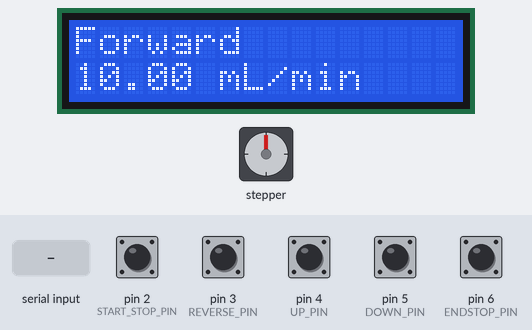
Simulated run of this program. Board: Arduino Nano, built for the host (arithmetic inside an expression is 32-bit, double 64-bit). Shown: 16×2 character LCD, stepper motor. The inputs (shaded band) are chosen by the test bench; at power-on: pin 2 (START_STOP_PIN), pin 3 (REVERSE_PIN), pin 4 (UP_PIN), pin 5 (DOWN_PIN), pin 6 (ENDSTOP_PIN) HIGH. Stepper angles assume 3200 steps per turn.

Above: at 1.2 s.
1.3 s: pin 3 (REVERSE_PIN) pulled LOW for 0.15 s
At 1.47 s:
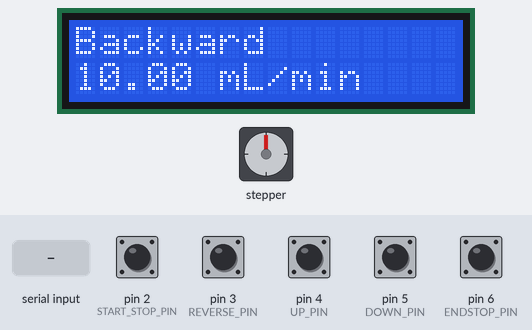
At 1.93 s:
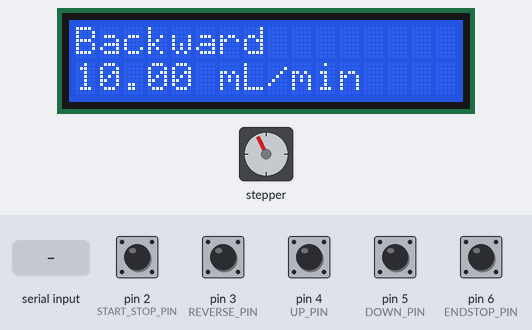
2.0 s: "Set\n" received over Serial
At 2.7 s:
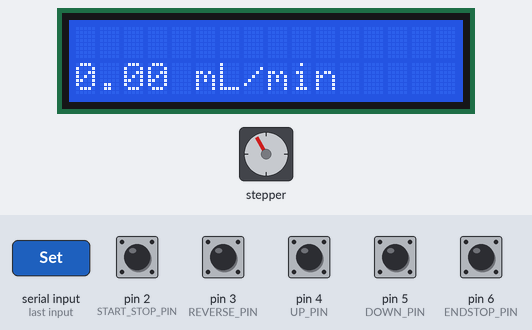
Timing chart, 0 to 5.0 s (numbered marks = the images above; inputs shaded):
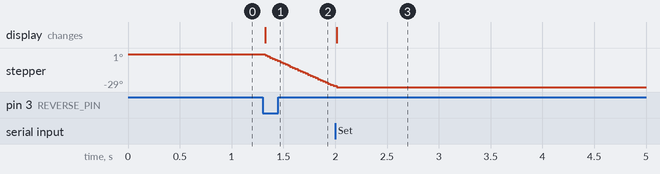

The program:

main.cpp
```cpp
#include <main.hpp>
// #define DEBUG

int dir;
int pos;
float rpm;
float flowrate;
bool stop_flag;
A4988 stepper(MOTOR_STEPS, DIR, STEP, SLEEP);
LiquidCrystal_I2C lcd(0x27, 16, 2); // set the LCD address to 0x27 for a 16 chars and 2 line display

typedef enum
{
    Operaten,
    Settings,
    Others
} MODE;

MODE mode = Operaten;

void setup()
{
    Serial.begin(BAUD_RATE);

    pinMode(START_STOP_PIN, INPUT_PULLUP);
    pinMode(REVERSE_PIN, INPUT_PULLUP);
    pinMode(UP_PIN, INPUT_PULLUP);
    pinMode(DOWN_PIN, INPUT_PULLUP);
    pinMode(ENDSTOP_PIN, INPUT_PULLUP);

    dir = 1;
    flowrate = 10;
    stop_flag = false;
    calcRPM(flowrate, &rpm);
    stepper.begin(rpm, MICROSTEPS);

    lcd.init(); // initialize the lcd
    lcd.backlight();
    lcd.clear();
    lcd.setCursor(0, 0);
    lcd.print("Forward");
    lcd.setCursor(0, 1);
    lcd.print(flowrate);
    lcd.print(" mL/min");

    // 原点位置を取得（エンドストップまで動かす）
    // findHomePosition()
}

void loop()
{
    static unsigned long previous_step = 0;
    unsigned long current_step = stepper.getStepsCompleted();

    if (current_step != previous_step)
    {
        previous_step = current_step;
        pos = (dir == 1) ? pos + 1 : pos - 1;
    }

    unsigned long next_action_interval = stepper.nextAction();

    if (next_action_interval > 100)
    {
        // lcd.clear();
        // lcd.print(next_action_interval);// 処理
    }

// button control
#define DEBOUNCE_DELAY 200
    static unsigned long last_button_press = 0;

    if ((millis() - last_button_press) > DEBOUNCE_DELAY)
    {
        if (digitalRead(START_STOP_PIN) == LOW)
        {
            if (stepper.getCurrentState() == stepper.STOPPED)
            {
                startPump();
            }
            else
            {
                stopPump();
            }
            last_button_press = millis();
        }

        if (digitalRead(REVERSE_PIN) == LOW)
        {
            reversePump();
            last_button_press = millis();
        }

        if (digitalRead(UP_PIN) == LOW)
        {
            unsigned long lastPressedTime = millis();
            while (digitalRead(UP_PIN) == LOW)
            {
                unsigned long currentTime = millis();

                if ((currentTime - lastPressedTime) > 2000)
                {
                    flowrate = flowrate + 10;
                }
                else if ((currentTime - lastPressedTime) > 1000)
                {
                    flowrate = flowrate + 1;
                }
                else
                {
                    flowrate = flowrate + 0.1;
                }
                setFlowrate(flowrate);
                delay(100);
            }
        }

        if (digitalRead(DOWN_PIN) == LOW)
        {
             last_button_press= millis();
            unsigned long lastPressedTime = millis();

            while (digitalRead(DOWN_PIN) == LOW)
            {
                unsigned long currentTime = millis();

                if ((currentTime - lastPressedTime) > 2000)
                {
                    flowrate = flowrate - 10;
                }
                else if ((currentTime - lastPressedTime) > 1000)
                {
                    flowrate = flowrate - 1;
                }
                else
                {
                    flowrate = flowrate - 0.1;
                }
                setFlowrate(flowrate);
                delay(100);
            }

        }

        if (digitalRead(ENDSTOP_PIN) == LOW)
        {
            stopPump();
        }
    }

    // Serial communication control
    if (Serial.available() > 0)
    {
        serialCommand();
    }

#ifdef DEBUG
    debugOut();
#endif
}
```

main.hpp
```cpp
#ifndef MAIN_H
#define MAIN_H

#include <Arduino.h>
#include "A4988.h"
#include "LiquidCrystal_I2C.h"

// Syringe settings
#define SYRINGE_VOLUME 10        // [mL]
#define RADIUS 14.567 / 10 * 0.5 // [cm]
#define SYRINGE_LENGTH (10 / (PI * sq(RADIUS)))

// Lead screw settings
#define LEAD 0.8

// Motor settings
#define MOTOR_STEPS 200 // Motor steps per revolution.
#define MICROSTEPS 16
#define MAX_ROTATION ((int)SYRINGE_LENGTH / LEAD)
#define MAX_STEPS (MOTOR_STEPS * MICROSTEPS * MAX_ROTATION)
#define MOTOR_ACCEL 200
#define MOTOR_DECEL 200

// Pin settings
#define DIR 8
#define STEP 9
#define SLEEP 13
#define START_STOP_PIN 2
#define REVERSE_PIN 3
#define UP_PIN 4
#define DOWN_PIN 5
#define ENDSTOP_PIN 6

// Serial port settings
#define BAUD_RATE 115200

// Variables
extern A4988 stepper;
extern LiquidCrystal_I2C lcd;
extern float flowrate;
extern float rpm; // [/min]
extern int dir;
extern int pos;


// prototype function declarations:
void startPump();
void stopPump();
void reversePump();
void calcRPM(float floarate, float *rpm);
void setFlowrate(float flowrate);
void switchRun();

void serialCommand();

#endif // MAIN_H
```

serial_manager.cpp
```cpp
#include "main.hpp"

    int splitString(String input, char delimiter, int arraySize, String outputArray[]);


void serialCommand()
{
    String recievedData = Serial.readStringUntil('\n'); // 改行まで読込

    char delimiter = ' ';
    int maxWords = 5;
    String words[maxWords];
    int wordCount = splitString(recievedData, delimiter, maxWords, words);

    if (wordCount > 0)
    {
        if (words[0] == "Start")
        {
            startPump();
        }
        else if (words[0] == "Stop")
        {
            stopPump();
        }
        else if (words[0] == "Set")
        {
            setFlowrate(words[1].toFloat());
        }
        else if (words[0] == "Reverse")
        {
            reversePump();
        }
        else
        {
            Serial.println("unkonwn command");
        }
    }
}

void debugOutput()
{
    const unsigned long interval = 500; // シリアル通信の間隔 (ミリ秒)
    static unsigned long previousMillis = 0;   // 前回のシリアル通信の時間を記録
    unsigned long currentMillis = millis();

    // 一定間隔が経過した場合にシリアル通信を行う
    if ((currentMillis - previousMillis) >= interval)
    {
        previousMillis = currentMillis;
        // Serial.print("motorX_state:");
        // Serial.println(stepperX.getCurrentState());
        // Serial.print("motorY_state:");
        // Serial.println(stepperY.getCurrentState());
        Serial.print(">pos:");
        Serial.println(pos);
        // Serial.print(">step_remaining:");
        // Serial.println(steps_remaining);
        Serial.print(">rpm:");
        Serial.println(rpm);
    }
}


// Split a string by a delimiter
int splitString(String input, char delimiter, int arraySize, String outputArray[])
{
    int startIndex = 0;
    int endIndex = 0;
    int wordCount = 0;

    while ((endIndex = input.indexOf(delimiter, startIndex)) != -1)
    {
        if (wordCount >= arraySize)
        {
            break;
        }
        outputArray[wordCount] = input.substring(startIndex, endIndex);
        wordCount++;
        startIndex = endIndex + 1;
    }

    // Add the last segment (after the last delimiter) only if there's room
    if (wordCount < arraySize)
    {
        outputArray[wordCount] = input.substring(startIndex);
        wordCount++;
    }

    return wordCount;
}
```

syringe_control.cpp
```cpp
#include "main.hpp"

// put function definitions here:
void startPump()
{
    stepper.startMove(dir * MAX_STEPS);
    stepper.enable();
}

void stopPump()
{
    stepper.stop();
    stepper.disable();
}

void setFlowrate(float set_value)
{
    flowrate = set_value;
    calcRPM(flowrate, &rpm);
    stepper.setRPM(rpm);

    lcd.clear();
    lcd.setCursor(0, 1);
    lcd.print(flowrate);
    lcd.print(" mL/min");
}

void reversePump()
{
    dir = -dir;

    lcd.clear();
    lcd.setCursor(0, 0);
    if (dir > 0)
    {
        lcd.print("Forward");
    }
    else
    {
        lcd.print("Backward");
    }
    lcd.setCursor(0, 1);
    lcd.print(flowrate);
    lcd.print(" mL/min");

    startPump();
}

void switchRun()
{
    if (stepper.getCurrentState() == stepper.STOPPED)
    {
        startPump();
    }
    else
    {
        stopPump();
    }
}

void calcRPM(float flowrate, float *rpm)
{
    *rpm = (flowrate / (PI * sq(RADIUS))) / LEAD;
}
```

Measured:
- after the input at 1.3 s, stepper: turns 28° counter-clockwise in 0.66 s, starting at once; the display: changes at once (image 1)
- after the input at 2.0 s, stepper: goes on until 2.0 s, then stays -29°; the display: changes at once (image 3)
